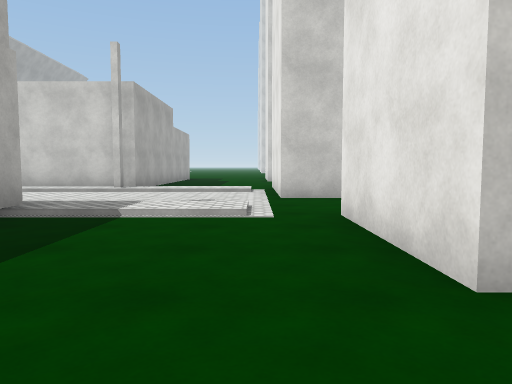
[1] (above)

23 first-person views from a walk through a 3-D level made in the Unity game engine. The camera is 1.2 m above the floor, tilts 4° down and sees 70° across. The floor is counted in squares, 2 m on a side. Each view is taken from the middle of a square. On the plan, view 1 faces up. The plan holds only what a view shows up to about 10 squares ahead; the rest is blank. The place goes on beyond the plan. The player character is not drawn. Surface patterns are stand-ins for the level's own textures.

[2]
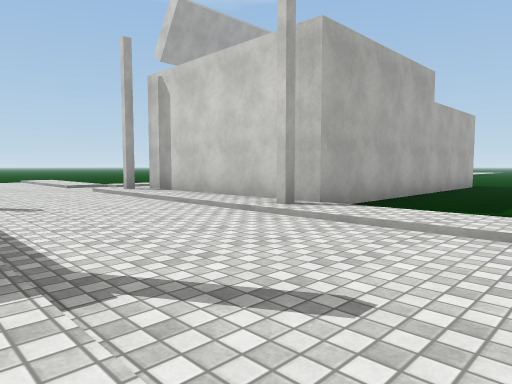

[3]
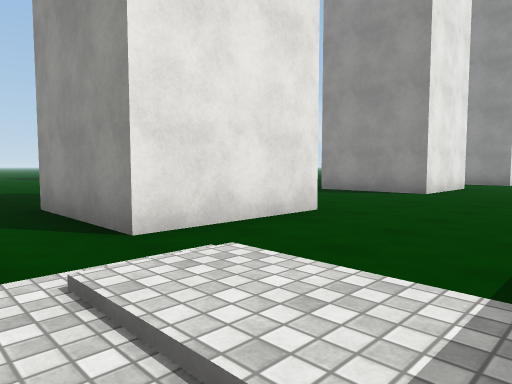

[4]
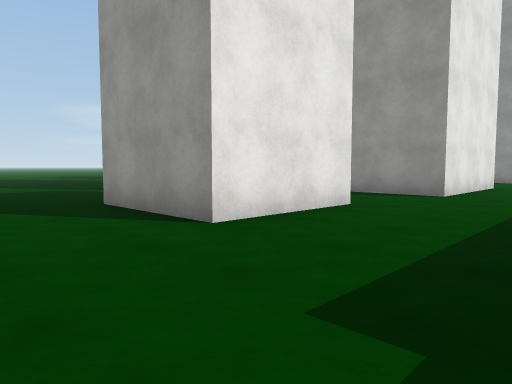

[5]
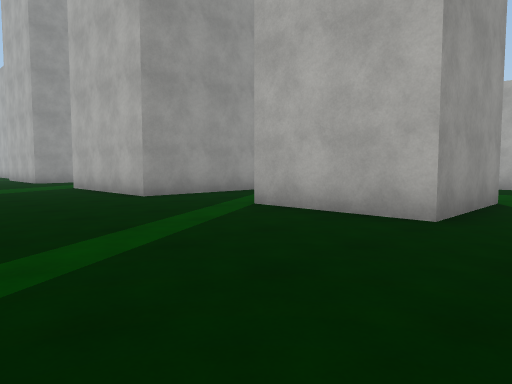

[6]
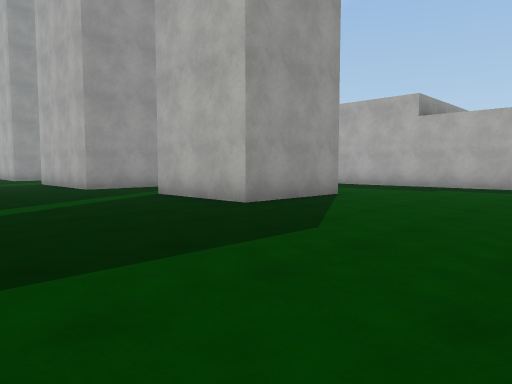

[7]
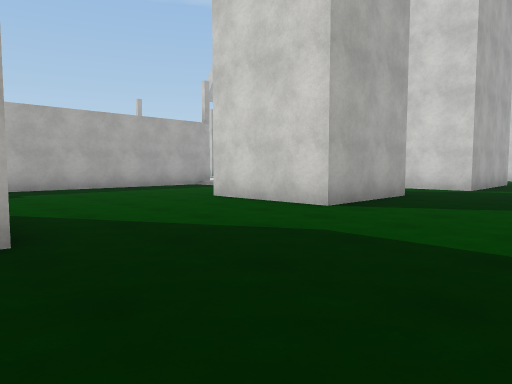

[8]
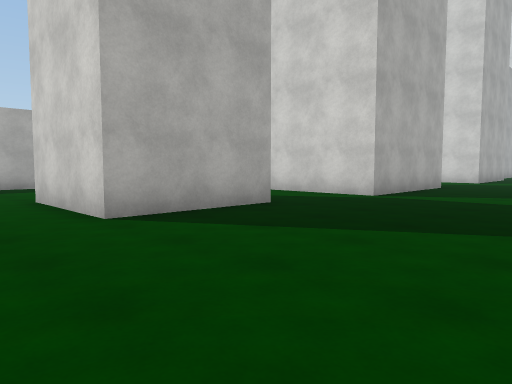

[9]
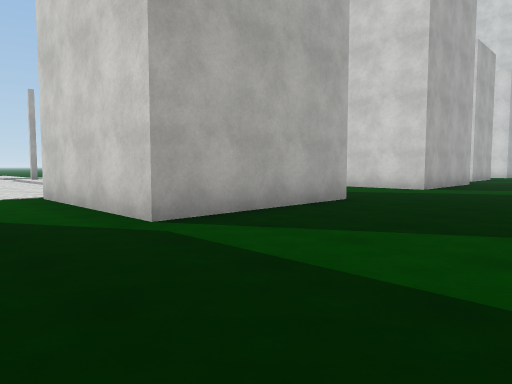

[10]
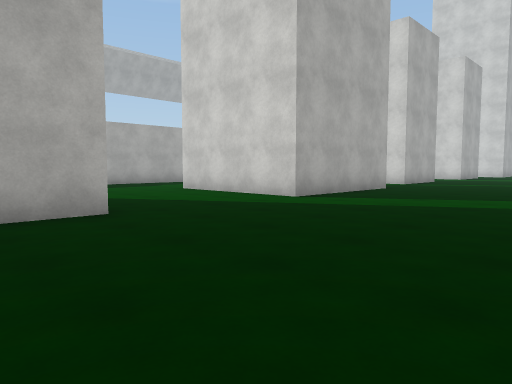

[11]
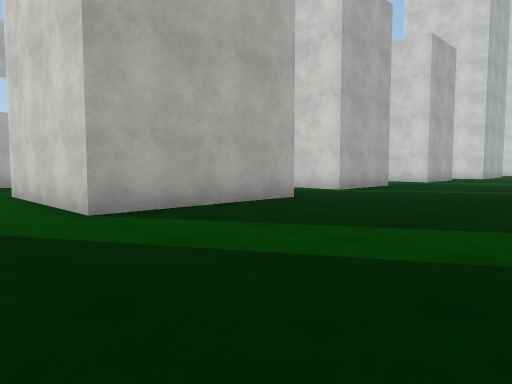

[12]
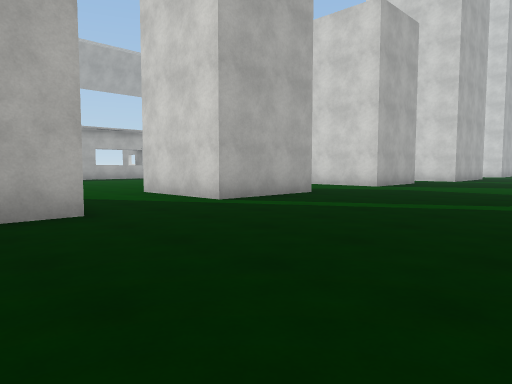

[13]
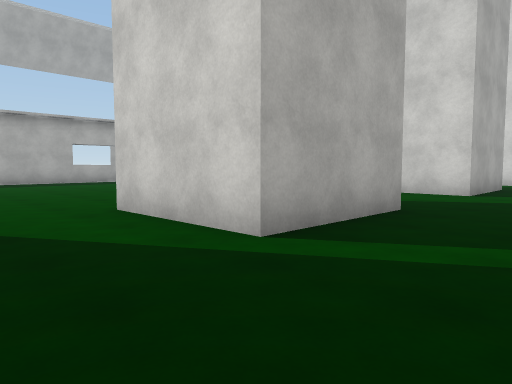

[14]
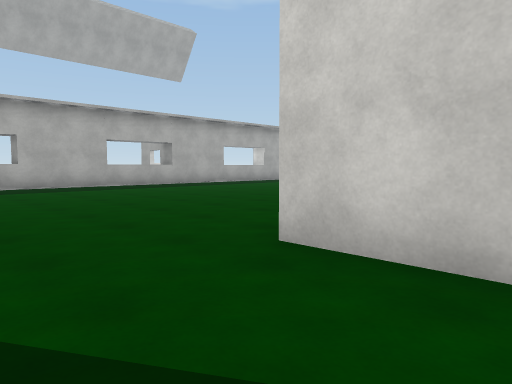

[15]
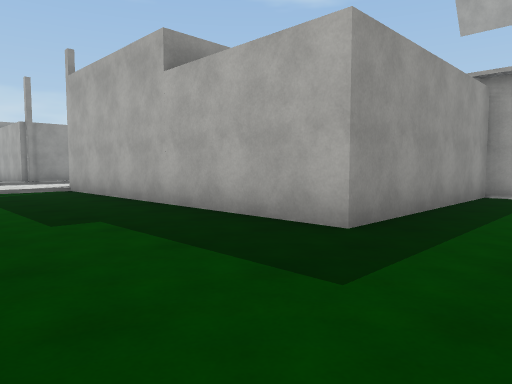

[16]
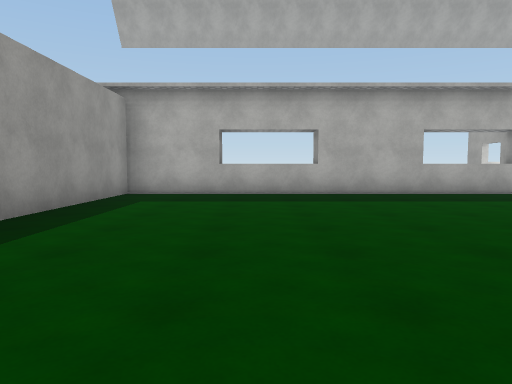

[17]
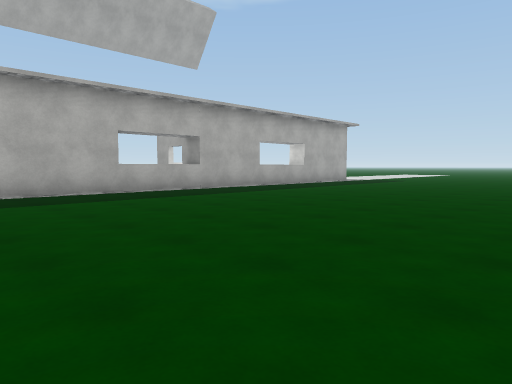

[18]
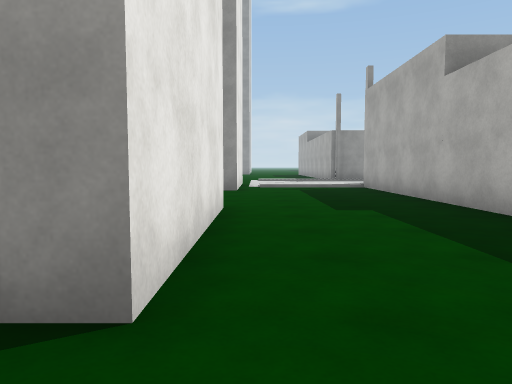

[19]
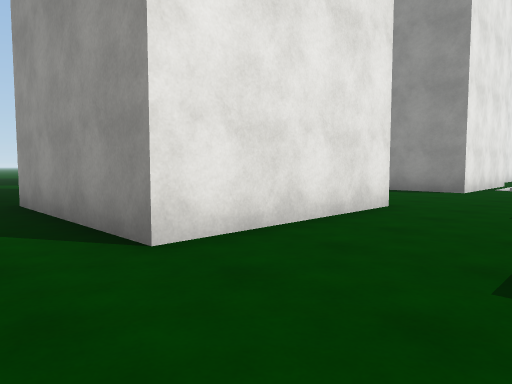

[20]
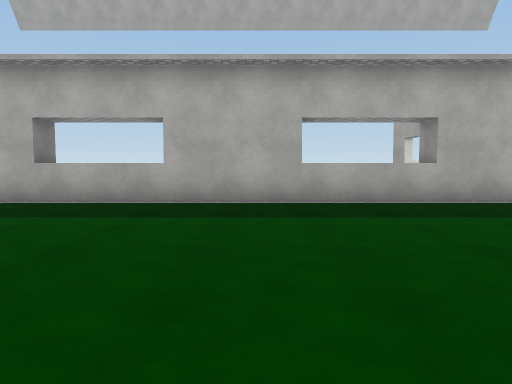

[21]
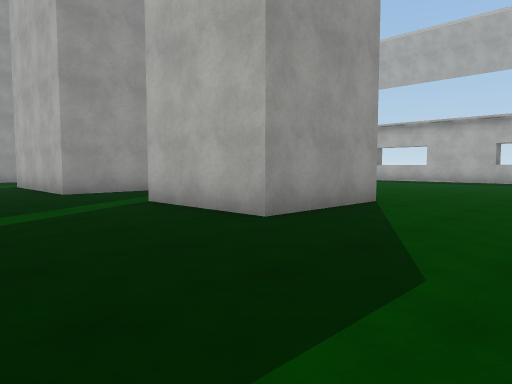

[22]
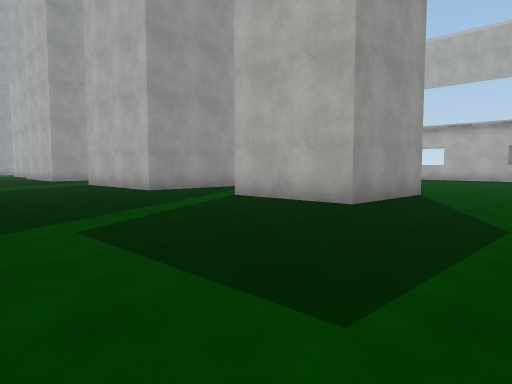

[23]
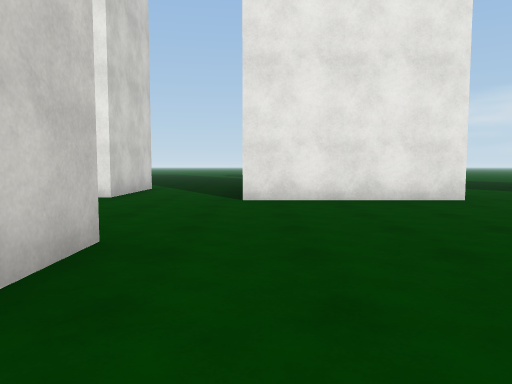

### Floor plan
Points are (right, up) in squares from view 1. A wall is a line through its corners. A room is listed if a view was taken in it or the views show most of it. See-through windows are left out.
Room 1 (views 1, 2, 3, 4, 5, 6, 7, 8, 9, 10, 11, 12, 13, 14, 15, 16, 17, 18, 19, 20, 21, 22, 23)
walls: (1.1, 4.5) (3.8, 4.5) (3.8, 1.7) (1.1, 1.7) (1.1, 4.5); (4.4, 11) (4.4, 7) (0.5, 7) (0.5, 10.9) (2.2, 10.9); (-3.1, 4.9) (-3.1, 4.4); (0.5, 14.7) (0.5, 18.6) (4.4, 18.6) (4.4, 14.7) (0.5, 14.7); (-3.1, 2.8) (-3.1, -1.1); (1.1, -2.4) (3.8, -2.4) (3.8, -5.2) (1.1, -5.2) (1.1, -2.4); (-9.1, 19.2) (-8.2, 19.2); (-8.4, 21.4) (-9, 21.4); (1, 24) (3.8, 24) (3.8, 21.2) (1, 21.2); (-3, -6.7) (-4.2, -6.7); (-8.2, 26.1) (-9.1, 26.1); (-8.3, 26.5) (-8.3, 17.2) (-3.1, 17.2) (-3.1, 9.4) (-8.1, 9.4); (0.5, -11.5) (0.5, -7.8) (4.4, -7.8) (4.4, -11.5)
ways out: opening at (-9.7, 26); opening at (-9, 20); opening at (-8, 7)

Where each view was taken, in squares from view 1:
view 1: 0 up, 0 right, facing up
view 2: 5 up, 0 right, facing up-left
view 3: 6 up, 2 left, facing down-right
view 4: 0 up, 2 left, facing down-right
view 5: 1 down, 8 right, facing down-left
view 6: 2 up, 8 right, facing down-left
view 7: 3 down, 7 right, facing up-left
view 8: 0 up, 8 right, facing up-left
view 9: 5 up, 8 right, facing up-left
view 10: 9 up, 9 right, facing up-left
view 11: 13 up, 9 right, facing up-left
view 12: 17 up, 9 right, facing up-left
view 13: 19 up, 6 right, facing up-left
view 14: 19 up, 3 right, facing up-left
view 15: 19 up, 0 right, facing down-left
view 16: 20 up, 0 right, facing left
view 17: 20 up, 0 right, facing up-left
view 18: 20 up, 0 right, facing down
view 19: 20 up, 2 left, facing down-right
view 20: 23 up, 2 left, facing left
view 21: 27 up, 7 right, facing down-left
view 22: 27 up, 9 right, facing down-left
view 23: 8 down, 6 left, facing right
